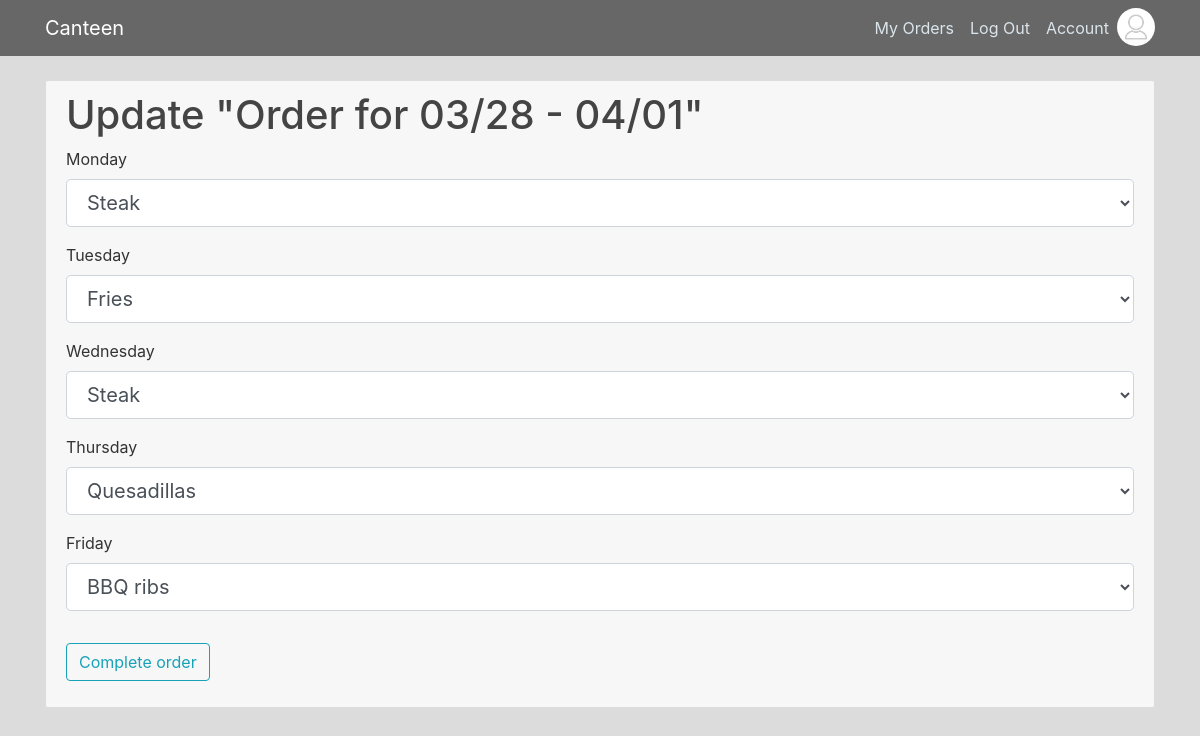
Screenshot of /orders/3/update (signed in) with the database file from the repository.
### canteen/models.py (models this page shows, shortened)
class User(db.Model, UserMixin):
    id = db.Column(db.Integer, primary_key=True)
    username = db.Column(db.String(20), unique=True, nullable=False)
    email = db.Column(db.String(120), unique=True, nullable=False)
    first_name = db.Column(db.String(120), nullable=False, default="first_name")
    last_name = db.Column(db.String(120), nullable=False, default="last_name")
    school_id = db.Column(db.String(20), nullable=False, default="00a00")
    group = db.Column(db.String(20), nullable=False, default="0a")
    image_file = db.Column(db.String(20), nullable=False, default='default.jpg')
    password = db.Column(db.String(60), nullable=False)
    role = db.Column(db.String(20), default='user')
    responses = db.relationship('OrderResponse', backref="User", lazy=True)

class OrderForm(db.Model):
    __tablename__ = 'order_form'
    id = db.Column(db.Integer, primary_key=True)
    title = db.Column(db.String(100), nullable=False)
    date_expired = db.Column(db.DateTime(), nullable=False)
    date_posted = db.Column(db.DateTime(), nullable=False, default=datetime.utcnow)
    date_started = db.Column(db.DateTime(), nullable=False, default=datetime.utcnow)
    monday1 = db.Column(db.String(100))
    monday2 = db.Column(db.String(100))
    monday3 = db.Column(db.String(100))
    tuesday1 = db.Column(db.String(100))
    tuesday2 = db.Column(db.String(100))
    tuesday3 = db.Column(db.String(100))
    wednesday1 = db.Column(db.String(100))
    wednesday2 = db.Column(db.String(100))
    wednesday3 = db.Column(db.String(100))
    thursday1 = db.Column(db.String(100))
    thursday2 = db.Column(db.String(100))
    thursday3 = db.Column(db.String(100))
    friday1 = db.Column(db.String(100))
    friday2 = db.Column(db.String(100))
    friday3 = db.Column(db.String(100))
    responses = db.relationship('OrderResponse', backref="Order Form", lazy=True)
    def get_any_user_response(self, user_id: int):
        for response in self.responses:
            if user_id == response.user_id:
                return response
        return None

class OrderResponse(db.Model):
    __tablename__ = 'order_response'
    id = db.Column(db.Integer, primary_key=True)
    date_posted = db.Column(db.DateTime(), nullable=False, default=datetime.utcnow)
    monday = db.Column(db.String(100))
    tuesday = db.Column(db.String(100))
    wednesday = db.Column(db.String(100))
    thursday = db.Column(db.String(100))
    friday = db.Column(db.String(100))
    form_id = db.Column(db.Integer, db.ForeignKey('order_form.id'), nullable=False)
    user_id = db.Column(db.Integer, db.ForeignKey('user.id'), nullable=False)

### canteen/orders/routes.py (the view)
@orders.route('/orders/<int:order_id>/update', methods=['GET', 'POST'])
@login_required
def update_order(order_id):
    order = OrderForm.query.get_or_404(order_id)
    response = get_user_response(order)
    if not response:
        return redirect(url_for("orders.fill_order"), order_id)
    form = OrderFormResponse()
    if form.validate_on_submit():
        response.monday = form.monday.data
        response.tuesday = form.tuesday.data
        response.wednesday = form.wednesday.data
        response.thursday = form.thursday.data
        response.friday = form.friday.data
        db.session.commit()
        flash('Your order has been updated!', 'success')
        return redirect(url_for('orders.single_order_view', order_id=order_id))
    elif request.method == 'GET':
        form = add_order_choices(form, order)
        form.monday.data = response.monday
        form.tuesday.data = response.tuesday
        form.wednesday.data = response.wednesday
        form.thursday.data = response.thursday
        form.friday.data = response.friday
    return render_template("order_form.html", title="Update Order", form=form, legend='Update', name=order.title)

### canteen/orders/forms.py
class OrderFormResponse(FlaskForm):
    monday = SelectField('Monday', coerce=str, validators=[DataRequired()], validate_choice=False)
    tuesday = SelectField('Tuesday', coerce=str, validators=[DataRequired()], validate_choice=False)
    wednesday = SelectField('Wednesday', coerce=str, validators=[DataRequired()], validate_choice=False)
    thursday = SelectField('Thursday', coerce=str, validators=[DataRequired()], validate_choice=False)
    friday = SelectField('Friday', coerce=str, validators=[DataRequired()], validate_choice=False)
    submit = SubmitField('Complete order')

### canteen/models.py (called while the page is built)
@login_manager.user_loader
def load_user(user_id):
    return User.query.get(int(user_id))

### canteen/orders/utils.py (called while the page is built)
def append_options(options: list) -> list:
    checked_options = []
    for option in options:
        if option:
            checked_options.append(option)
    checked_options.append('None')
    return checked_options

def get_user_response(order_form: OrderForm) -> OrderResponse:
    return order_form.get_any_user_response(current_user.id)

def add_order_choices(form, order_form) -> OrderFormResponse:
    form.monday.choices = append_options([order_form.monday1, order_form.monday2, order_form.monday3])
    form.tuesday.choices = append_options([order_form.tuesday1, order_form.tuesday2, order_form.tuesday3])
    form.wednesday.choices = append_options([order_form.wednesday1, order_form.wednesday2, order_form.wednesday3])
    form.thursday.choices = append_options([order_form.thursday1, order_form.thursday2, order_form.thursday3])
    form.friday.choices = append_options([order_form.friday1, order_form.friday2, order_form.friday3])
    return form

### canteen/templates/order_form.html (shortened to what this page needs)
{% extends "layout.html" %}
{% block content %}
<div class="content-section">
        <form method="POST" action="">
            <fieldset class="form-group">
                <h1>{{legend}} "{{name}}"</h1>
                <div class="form-group">
                    {{ form.monday.label(class="form-control-label") }}
                    {% if form.monday.errors %}
                        {{ form.monday(class="form-control form-control-lg is-invalid") }}
                        <div class="invalid-feedback">
                            {% for error in form.monday.errors %}
                                <span>{{ error }}</span>
                            {% endfor %}
                        </div>
                    {% else %}
                        {{ form.monday(class="form-control form-control-lg") }}
                    {% endif %}
                </div>
                <div class="form-group">
                    {{ form.tuesday.label(class="form-control-label") }}
                    {% if form.tuesday.errors %}
                        {{ form.tuesday(class="form-control form-control-lg is-invalid") }}
                        <div class="invalid-feedback">
                            {% for error in form.tuesday.errors %}
                                <span>{{ error }}</span>
                            {% endfor %}
                        </div>
                    {% else %}
                        {{ form.tuesday(class="form-control form-control-lg") }}
                    {% endif %}
                </div>
                <div class="form-group">
                    {{ form.wednesday.label(class="form-control-label") }}
                    {% if form.wednesday.errors %}
                        {{ form.wednesday(class="form-control form-control-lg is-invalid") }}
                        <div class="invalid-feedback">
                            {% for error in form.wednesday.errors %}
                                <span>{{ error }}</span>
                            {% endfor %}
                        </div>
                    {% else %}
                        {{ form.wednesday(class="form-control form-control-lg") }}
                    {% endif %}
                </div>
                <div class="form-group">
                    {{ form.thursday.label(class="form-control-label") }}
                    {% if form.thursday.errors %}
                        {{ form.thursday(class="form-control form-control-lg is-invalid") }}
                        <div class="invalid-feedback">
                            {% for error in form.thursday.errors %}
                                <span>{{ error }}</span>
                            {% endfor %}
                        </div>
                    {% else %}
                        {{ form.thursday(class="form-control form-control-lg") }}
                    {% endif %}
                </div>
                <div class="form-group">
                    {{ form.friday.label(class="form-control-label") }}
                    {% if form.friday.errors %}
                        {{ form.friday(class="form-control form-control-lg is-invalid") }}
                        <div class="invalid-feedback">
                            {% for error in form.friday.errors %}
                                <span>{{ error }}</span>
                            {% endfor %}
                        </div>
                    {% else %}
                        {{ form.friday(class="form-control form-control-lg") }}
                    {% endif %}
                </div>
            </fieldset>
            <div class="form-group">
                {{ form.submit(class="btn btn-outline-info") }}
            </div>
        </form>
    </div>
{% endblock content %}

### canteen/templates/layout.html (shortened to what this page needs)
<!DOCTYPE html>
<html>
<head>
    <link rel="stylesheet" href="https://maxcdn.bootstrapcdn.com/bootstrap/4.0.0/css/bootstrap.min.css">
    <link rel="stylesheet" type="text/css" href="{{ url_for('static', filename='main.css') }}">
    <link rel="stylesheet" href="https://cdn.jsdelivr.net/npm/bootstrap-icons@1.5.0/font/bootstrap-icons.css">
</head>
<body>
    <header class="site-header">
      <nav class="navbar navbar-expand-md navbar-dark bg-steel fixed-top">
        <div class="container">
          <a class="navbar-brand mr-4" href="/">Canteen</a>
          <div class="collapse navbar-collapse" id="navbarToggle">
            <div class="navbar-nav">
            {% if current_user.is_authenticated %}
              {% if current_user.role != 'admin' %}
                <a class="nav-item nav-link" href={{url_for('orders.order_view')}}>My Orders</a>
              {%else%}
              <a class="nav-item nav-link" href="\admin">Admin Panel</a>
              {% endif %}
              <a class="nav-item nav-link" href={{url_for('users.logout')}}>Log Out</a>
              <a class="nav-item nav-link" href={{url_for('users.account')}}>Account</a>
              <a href={{url_for('users.account')}}>
                <img class="rounded-circle nav-img" src="{{url_for('static', filename='profile_pics/' + current_user.image_file)}}">
              </a>
            {% else %}
              <a class="nav-item nav-link" href={{url_for('users.login')}}>Log In</a>
              <a class="nav-item nav-link" href={{url_for('users.register')}}>Register</a>
            {% endif %}
            </div>
          </div>
        </div>
      </nav>
    </header>
    <main role="main" class="container">
      <div>
        <div>
          {% block content %}{% endblock %}
        </div>
      </div>
    </main>
</body>
</html>

### canteen/static/main.css (style rules this page uses)
body { background: #dcdcdc; color: #333333; margin-top: 5rem; }
h1, h2, h3, h4, h5, h6 { color: #444444; }
.bg-steel { background-color: #676767; }
.site-header .navbar-nav .nav-link { color: #dae5eb; }
.content-section { background: #f7f7f7; padding: 10px 20px; border: 1px solid #dddddd; border-radius: 3px; margin-bottom: 20px; }
.nav-img { height: 38px; width: 38px; margin: 0; margin-top: auto; margin-bottom: auto; }

### rows the page displays
User: image_file (placeholder picture)
OrderForm: title "Order for 03/28 - 04/01"
OrderResponse: monday "Steak", tuesday "Fries", wednesday "Steak", thursday "Quesadillas", friday "BBQ ribs"

### other values shown
{{ legend }} "Update"
